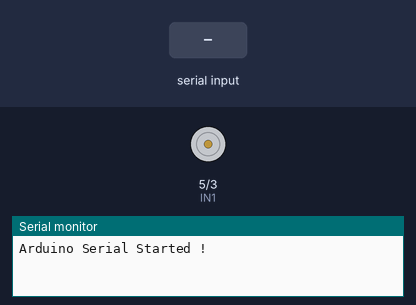
Bench run of a sketch on a simulated Arduino Mega 2560, built with avr-gcc and run on an emulated ATmega2560. On the bench: motor-driver pin pairs drawn as motors (green arrow = first pin HIGH = forward, orange = second pin HIGH = backward, longer = more drive), the last lines printed to the serial monitor. The inputs (shaded band) are chosen by the test bench.

Above: at 1.2 s.
1.3 s: "w" received over the second serial link
At 1.31 s:
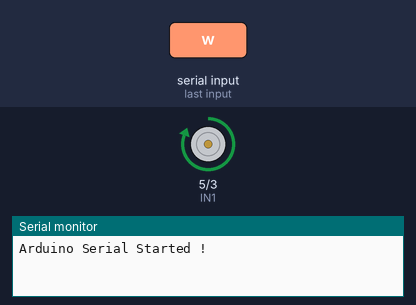
2.8 s: "s" received over the second serial link
At 2.81 s:
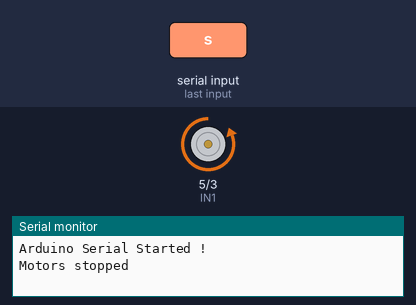
Timing chart, 0 to 5.8 s (numbered marks = the images above; inputs shaded):
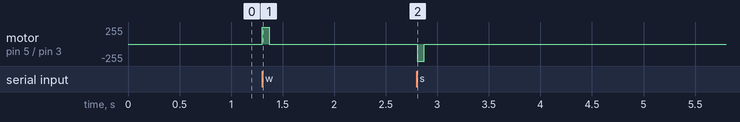

Measured:
- after the input at 1.3 s, motor on pin 5 (IN1) / pin 3 (IN2): stopped → forward 255/255 at once, → stopped 0.07 s later
- after the input at 2.8 s, motor on pin 5 (IN1) / pin 3 (IN2): stopped → backward 255/255 at once, → stopped 0.07 s later

The sketch:

MotorsControl.ino
```cpp
int IN1 = 5;
int IN2 = 3;

char keyPress = ' ';
bool hasKey = false;

unsigned long myTime;
unsigned long currentTime;

void setup() {
  // put your setup code here, to run once:
  // put your setup code here, to run once:
  Serial1.begin(115200); // ethernet cable or WiFi
  // open serial for debugging (in Arduino IDE)
  Serial.begin(9600);

  // configure motor pins
  pinMode(IN1, OUTPUT);
  pinMode(IN2, OUTPUT);

  keyPress = ' ';
  hasKey = false;

  // read the input buffer until it is empty
  // any character in the buffer is ignored
  while (Serial1.available())
     Serial1.read();

  Serial.println("Arduino Serial Started !");
}

void loop() {
  // put your main code here, to run repeatedly:
  // update current time
  currentTime = millis();
  hasKey = false;

  // if information is available in on the serial, read it
  if(Serial1.available() > 0) {
    char key = Serial1.read();
    hasKey = true;
    // press 'w' or 's' to move the motor in either direction
    // press 'q' to stop

    switch(key) {
      case 'w':
        keyPress = 'w';
        myTime = millis();
        analogWrite(IN1, 255);
        analogWrite(IN2, 0);
      break;
      case 's':
        keyPress = 's';
        myTime = millis();
        analogWrite(IN1, 0);
        analogWrite(IN2, 255);
      break;
      case 'q':
        stopMotors();
      break;
    }
  }

  if(currentTime - myTime >= 70 && !hasKey) {
    if(keyPress != ' ')
      Serial.println("Motors stopped");
    keyPress = ' ';
    stopMotors();
  }

  delay(5);
}

void stopMotors() {
  // stop the motors
  analogWrite(IN1, 0);
  analogWrite(IN2, 0);
}
```
